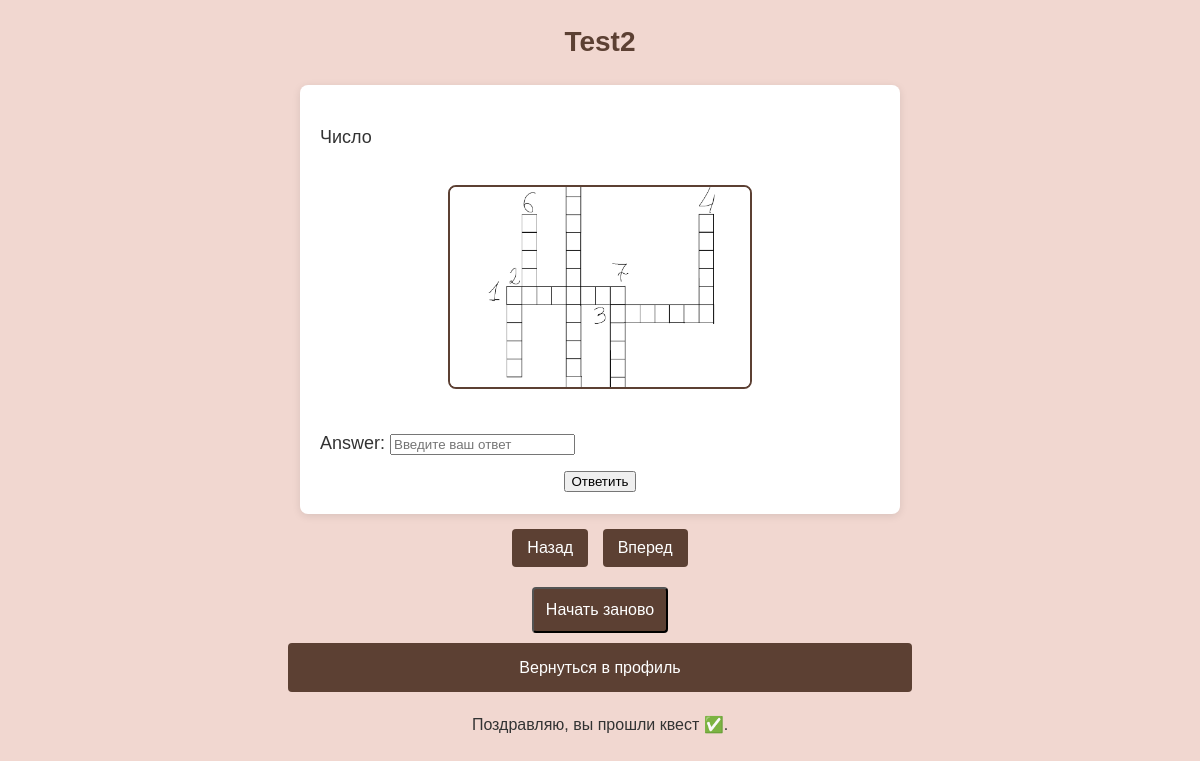
Screenshot of /accounts/quest/9/ (signed in) with the database file from the repository.
### accounts/models.py (models this page shows, shortened)
class Quest(models.Model):
    title = models.CharField(max_length=200)

class Question(models.Model):
    quest = models.ForeignKey(Quest, related_name='questions', on_delete=models.CASCADE)
    question_text = models.TextField()
    correct_answer = models.CharField(max_length=200)
    image = models.ImageField(upload_to='questions/', blank=True, null=True)  # изображение для вопроса
    success_message = models.TextField(blank=True, null=True)  # текст успешного ответа
    success_image = models.ImageField(upload_to='success_images/', blank=True, null=True)  # изображение успешного ответа

### accounts/views.py (the view)
# urls.py: path('quest/<int:quest_id>/', quest_detail, name='quest_detail'),
@login_required
def quest_detail(request, quest_id):
    quest = get_object_or_404(Quest, pk=quest_id)
    user = request.user
    quest_progress, created = QuestProgress.objects.get_or_create(user=user, quest=quest)
    if not quest_progress.started_at:
        quest_progress.started_at = timezone.now()
        quest_progress.save()
    saved_answers = request.session.get(f'saved_answers_{quest_id}', {})
    correct_answers_count = request.session.get(f'correct_answers_count_{quest_id}', 0)
    if request.method == 'POST':
        if 'restart' in request.POST:
            logger.debug(f"User {user.id} нажал 'Начать заново' для квеста {quest_id}")
            request.session.pop(f'saved_answers_{quest_id}', None)
            request.session.pop(f'correct_answers_count_{quest_id}', None)
            quest_progress.is_completed = False
            quest_progress.started_at = timezone.now()  # Сбрасываем время начала
            quest_progress.completed_at = None  # Очищаем время завершения
            quest_progress.save()
            logger.debug(f"Прогресс для квеста {quest_id} у пользователя {user.id} был сброшен")
            return redirect('quest_detail', quest_id=quest_id)
        question_id = request.POST.get('question_id')
        question = get_object_or_404(Question, pk=question_id)
        form = QuestAnswerForm(request.POST, question=question)
        if form.is_valid():
            user_answer = form.cleaned_data['answer'].strip().lower()
            correct_answer = question.correct_answer.strip().lower()
            if user_answer == correct_answer:
                form.set_is_correct(True)
                form.set_response_text(question.success_message or 'Верно!')
                correct_answers_count += 1
            else:
                form.set_is_correct(False)
                form.set_response_text('Неверно, попробуйте еще раз.')
            saved_answers[str(question.id)] = {
                'answer': user_answer,
                'is_correct': form.is_correct,
                'response_text': form.response_text,
            }
            request.session[f'saved_answers_{quest_id}'] = saved_answers
            request.session[f'correct_answers_count_{quest_id}'] = correct_answers_count
            if correct_answers_count == quest.questions.count():
                quest_progress.is_completed = True
                quest_progress.completed_at = timezone.now()  # Устанавливаем время завершения
                quest_progress.save()
                request.session[f'quest_completed_{quest_id}'] = True
            else:
                quest_progress.is_completed = False
                quest_progress.save()
        forms = []
        for question in quest.questions.all():
            form_key = str(question.id)
            form_initial = {
                'answer': saved_answers.get(form_key, {}).get('answer', ''),
            }
            form = QuestAnswerForm(initial=form_initial, question=question)
            form.set_is_correct(saved_answers.get(form_key, {}).get('is_correct'))
            form.set_response_text(saved_answers.get(form_key, {}).get('response_text'))
            forms.append((question, form))
    else:
        forms = []
        for question in quest.questions.all():
            form_key = str(question.id)
            form_initial = {
                'answer': saved_answers.get(form_key, {}).get('answer', ''),
            }
            form = QuestAnswerForm(initial=form_initial, question=question)
            form.set_is_correct(saved_answers.get(form_key, {}).get('is_correct'))
            form.set_response_text(saved_answers.get(form_key, {}).get('response_text'))
            forms.append((question, form))
    return render(request, 'accounts/quest_detail.html', {
        'quest': quest,
        'forms': forms,
        'quest_progress': quest_progress,
    })

### accounts/forms.py (called while the page is built)
    def set_is_correct(self, is_correct):
        self.is_correct = is_correct

    def set_response_text(self, response_text):
        self.response_text = response_text

### accounts/templates/accounts/quest_detail.html (shortened to what this page needs)
<!DOCTYPE html>
<html lang="ru">
<head>
</head>
<body>
    <h1>{{ quest.title }}</h1>
    <div class="carousel">
        <div class="carousel-inner">
            {% for question, form in forms %}
                <div class="carousel-item {% if forloop.first %}active{% endif %}" data-index="{{ forloop.counter0 }}">
                    <p>{{ question.question_text|linebreaks }}</p>
                    {% if question.image %}
                        <img src="{{ question.image.url }}" alt="Question Image">
                    {% endif %}
                    <form method="post">
                        {{ form.as_p }}
                        <button type="submit">Ответить</button>
                    </form>
                </div>
            {% endfor %}
        </div>
        <div class="carousel-controls">
            <button id="prevBtn">Назад</button>
            <button id="nextBtn">Вперед</button>
        </div>
    </div>
    <form method="post">
        <button type="submit" name="restart" value="true" class="restart-button">Начать заново</button>
    </form>
    <a href="{% url 'profile' %}" class="btn-primary">Вернуться в профиль</a>
    {% if quest_progress.is_completed %}
        <p style="text-align: center; color: #333;">Поздравляю, вы прошли квест ✅.</p>
    {% endif %}
</body>
</html>

### accounts/templates/accounts/quest_detail.html (style rules this page uses)
body { font-family: Arial, sans-serif; margin: 0; padding: 0; background-color: #F1D7D0; color: #333; line-height: 1.6; }
h1 { text-align: center; margin: 20px 0; color: #5C4033; font-size: 28px; }
.carousel { max-width: 600px; margin: 20px auto; position: relative; }
.carousel-inner { overflow: hidden; border-radius: 8px; background-color: #fff; box-shadow: 0 2px 8px rgba(0, 0, 0, 0.1); overflow: hidden; }
.carousel-item { display: none; padding: 20px; text-align: center; max-width: 100%; box-sizing: border-box; overflow: hidden; }
.carousel-item.active { display: block; }
.carousel-item img { width: 300px; height: 200px; border-radius: 8px; margin: 15px 0; border: 2px solid #5C4033; cursor: pointer; object-fit: cover; }
.carousel-item p { font-size: 18px; margin-bottom: 10px; color: #333; word-wrap: break-word; overflow-wrap: break-word; text-align: left; }
.carousel-controls { text-align: center; margin-top: 15px; }
.carousel-controls button { background-color: #5C4033; color: #fff; border: none; border-radius: 4px; padding: 10px 15px; font-size: 16px; cursor: pointer; transition: background-color 0.3s ease; margin: 0 5px; }
.restart-button { display: block; background-color: #5C4033; color: #fff; text-align: center; padding: 12px; border-radius: 4px; text-decoration: none; font-size: 16px; margin: 20px auto 10px auto; transition: background-color 0.3s ease; max-width: 600px; }
.btn-primary { display: block; background-color: #5C4033; color: #fff; text-align: center; padding: 12px; border-radius: 4px; text-decoration: none; font-size: 16px; margin: 10px auto 20px auto; transition: background-color 0.3s ease; max-width: 600px; }

### rows the page displays
Quest: title "Test2"
Question: question_text "Число", image (picture)
